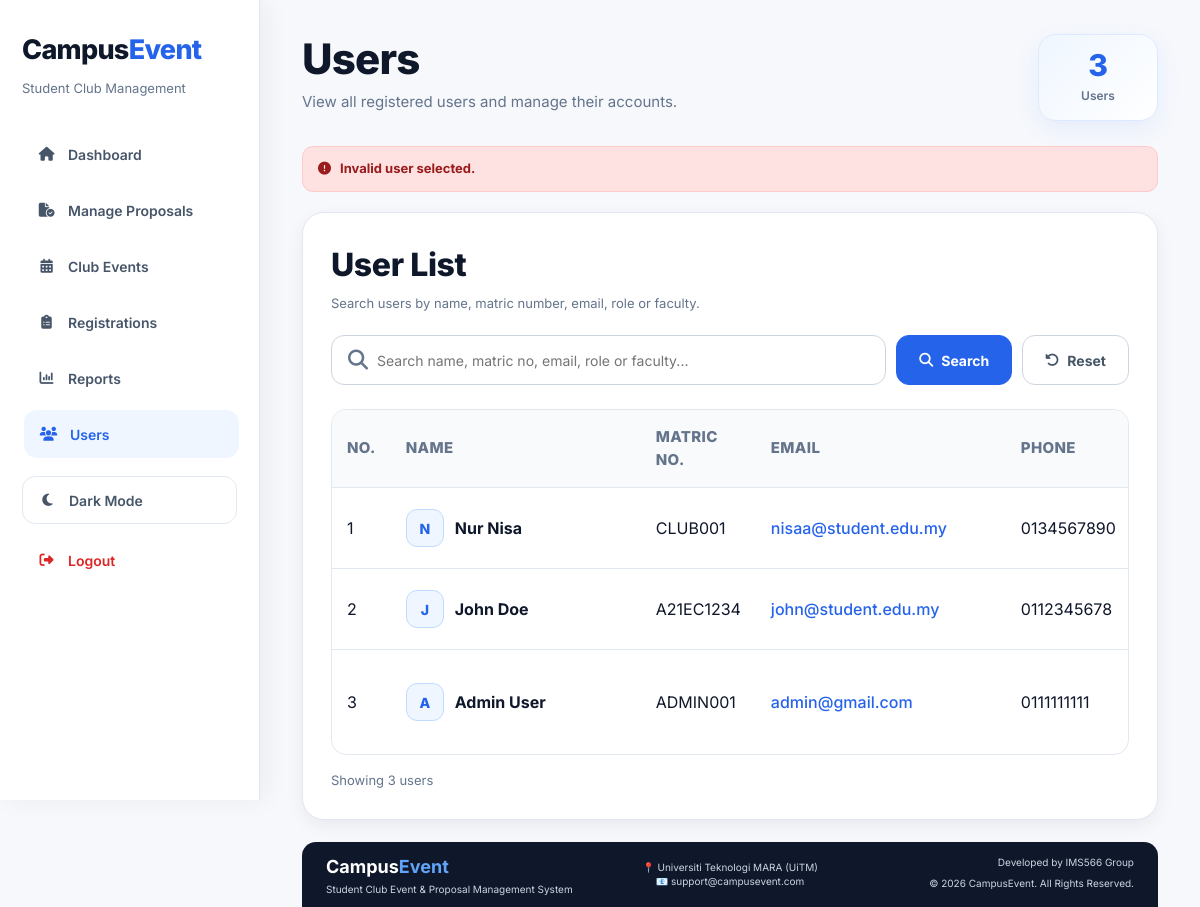
The app's page /users.php?error=invalid (signed in) with its own data.
### tables this page shows
CREATE TABLE `users` (
  `user_id` int(11) NOT NULL,
  `name` varchar(100) NOT NULL,
  `matric_no` varchar(20) DEFAULT NULL,
  `email` varchar(100) NOT NULL,
  `password` varchar(255) NOT NULL,
  `phone` varchar(20) DEFAULT NULL,
  `role` enum('Admin','Club Leader','Student') NOT NULL,
  `faculty` varchar(100) DEFAULT NULL,
  `created_at` timestamp NOT NULL DEFAULT current_timestamp()
);

### users.php (the view, shortened to what this page needs)
<?php
include 'includes/db.php';
$search = isset($_GET['search'])
    ? trim($_GET['search'])
    : "";
$safeSearch = mysqli_real_escape_string(
    $conn,
    $search
);
if ($search !== "") {
    $users = mysqli_query(
        $conn,
        "
        SELECT *
        FROM users
        WHERE name LIKE '%$safeSearch%'
        OR matric_no LIKE '%$safeSearch%'
        OR email LIKE '%$safeSearch%'
        OR role LIKE '%$safeSearch%'
        OR faculty LIKE '%$safeSearch%'
        ORDER BY user_id DESC
        "
    );
} else {
    $users = mysqli_query(
        $conn,
        "SELECT * FROM users ORDER BY user_id DESC"
    );
}
$totalUsers = mysqli_num_rows($users);
?>
<!DOCTYPE html>
<html lang="en">
<head>
    <link rel="stylesheet" href="assets/css/style.css?v=240">
    <link rel="stylesheet" href="https://cdnjs.cloudflare.com/ajax/libs/font-awesome/6.5.2/css/all.min.css">
</head>
<body>
    <?php include 'includes/sidebar.php'; ?>
    <div class="main">
        <div class="page-header">
            <div>
                <h1>Users</h1>
                <p>
                    View all registered users and manage their accounts.
                </p>
            </div>
            <div class="page-summary">
                <span>
                    <?php echo $totalUsers; ?>
                </span>
                <small>
                    User<?php echo $totalUsers !== 1 ? 's' : ''; ?>
                </small>
            </div>
        </div>
        <?php if (isset($_GET['error'])) { ?>
            <div class="error users-error">
                <i class="fa-solid fa-circle-exclamation"></i>
                <?php if ($_GET['error'] === 'self') { ?>
                    You cannot delete your own account.
                <?php } elseif ($_GET['error'] === 'lastadmin') { ?>
                    The final Admin account cannot be deleted.
                <?php } elseif ($_GET['error'] === 'related') { ?>
                    This user cannot be deleted because they have related proposals or registrations.
                <?php } elseif ($_GET['error'] === 'notfound') { ?>
                    The selected user was not found.
                <?php } elseif ($_GET['error'] === 'invalid') { ?>
                    Invalid user selected.
                <?php } else { ?>
                    Unable to complete the requested action.
                <?php } ?>
            </div>
        <?php } ?>
        <div class="card users-card">
            <div class="section-header">
                <div>
                    <h2>User List</h2>
                    <p>
                        Search users by name, matric number, email, role or faculty.
                    </p>
                </div>
            </div>
            <form method="GET" class="users-search-form">
                <div class="search-input-wrap">
                    <input type="text" name="search" placeholder="Search name, matric no, email, role or faculty..."
                        value="<?php echo htmlspecialchars($search); ?>">
                </div>
                <button type="submit" class="btn-primary">
                    <i class="fa-solid fa-magnifying-glass"></i>
                    Search
                </button>
                <a href="users.php" class="btn-secondary">
                    <i class="fa-solid fa-rotate-left"></i>
                    Reset
                </a>
            </form>
            <div class="table-responsive">
                <table class="users-table">
                    <thead>
                        <tr>
                            <th>No.</th>
                            <th>Name</th>
                            <th>Matric No.</th>
                            <th>Email</th>
                            <th>Phone</th>
                        </tr>
                    </thead>
                    <tbody>
                        <?php if ($totalUsers > 0) { ?>
                            <?php
                            $no = 1;
                            while ($row = mysqli_fetch_assoc($users)) {
                                ?>
                                <tr>
                                    <td>
                                        <?php echo $no++; ?>
                                    </td>
                                    <td>
                                        <div class="user-name-cell">
                                            <div class="user-avatar">
                                                <?php
                                                echo strtoupper(
                                                    substr(
                                                        $row['name'],
                                                        0,
                                                        1
                                                    )
                                                );
                                                ?>
                                            </div>
                                            <span>
                                                <?php
                                                echo htmlspecialchars(
                                                    $row['name']
                                                );
                                                ?>
                                            </span>
                                        </div>
                                    </td>
                                    <td class="users-nowrap">
                                        <?php
                                        echo !empty($row['matric_no'])
                                            ? htmlspecialchars(
                                                $row['matric_no']
                                            )
                                            : '-';
                                        ?>
                                    </td>
                                    <td>
                                        <a class="user-email" href="mailto:<?php
                                        echo htmlspecialchars(
                                            $row['email']
                                        );
                                        ?>">
                                            <?php
                                            echo htmlspecialchars(
                                                $row['email']
                                            );
                                            ?>
                                        </a>
                                    </td>
                                    <td class="users-nowrap">
                                        <?php
                                        echo !empty($row['phone'])
                                            ? htmlspecialchars(
                                                $row['phone']
                                            )
                                            : '-';
                                        ?>
                                    </td>
                                </tr>
                            <?php } ?>
                        <?php } ?>
                    </tbody>
                </table>
            </div>
            <?php if ($totalUsers > 0) { ?>
                <div class="table-footer">
                    Showing <?php echo $totalUsers; ?>
                    user<?php echo $totalUsers !== 1 ? 's' : ''; ?>
                </div>
            <?php } ?>
        </div>
        <div class="footer-small">
            <?php include 'includes/footer.php'; ?>
        </div>
    </div>
</body>
</html>

### records on screen
users: name "N", name "Nur Nisa", matric_no "CLUB001", email "nisaa@student.edu.my", phone "0134567890"
users: name "J", name "John Doe", matric_no "A21EC1234", email "john@student.edu.my", phone "0112345678"
users: name "A", name "Admin User", matric_no "ADMIN001", email "admin@gmail.com", phone "0111111111"

### other values on screen
$totalUsers "3"
